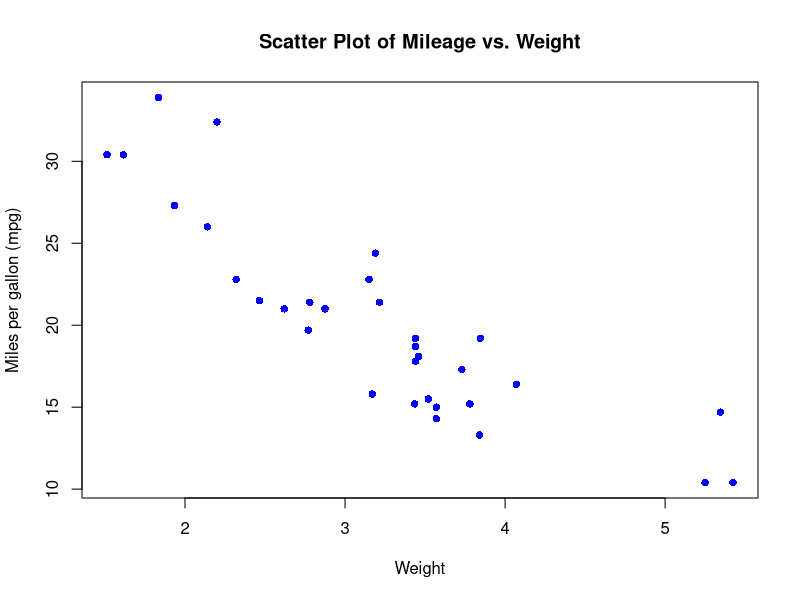
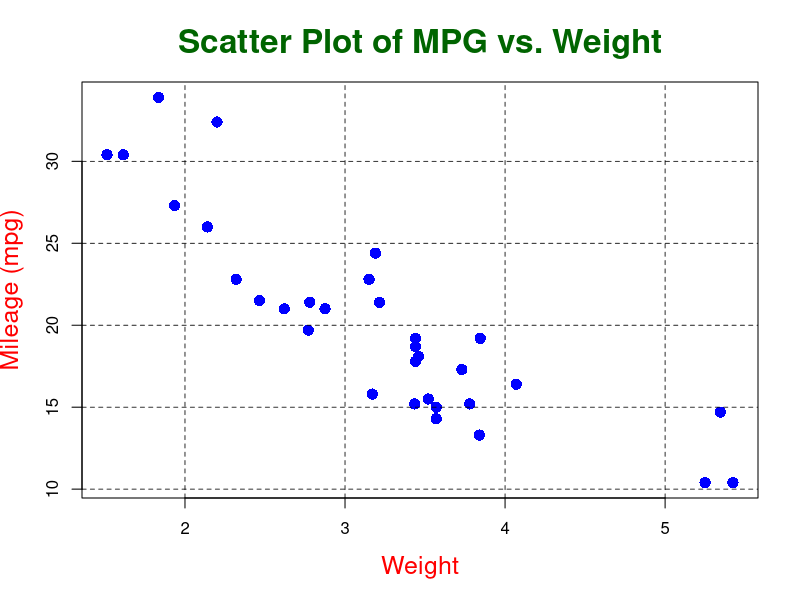
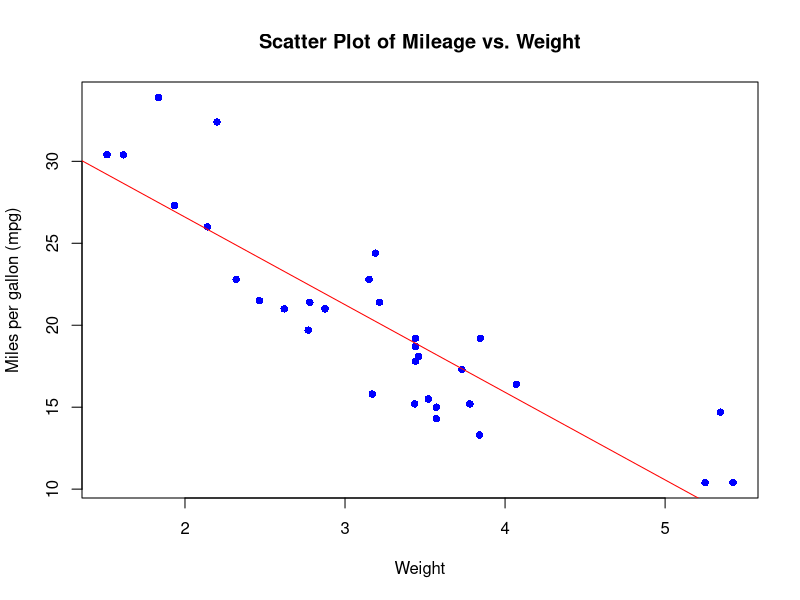
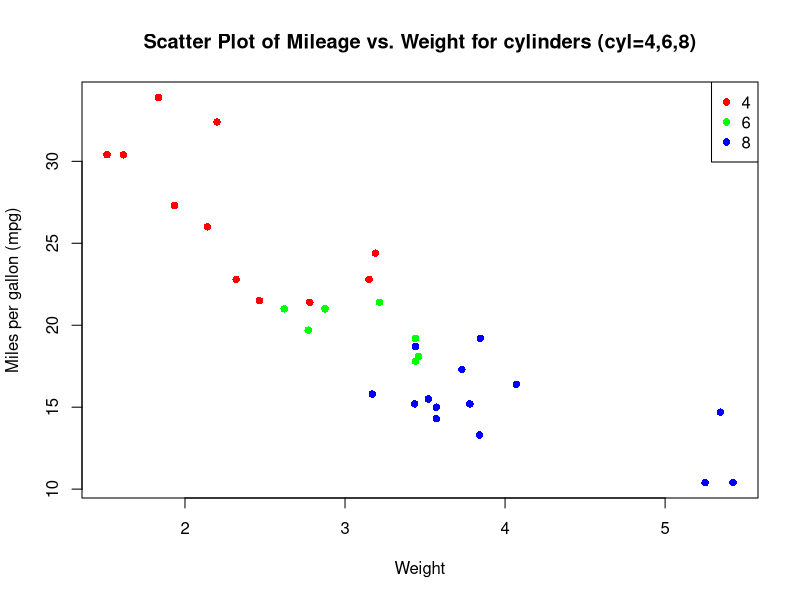
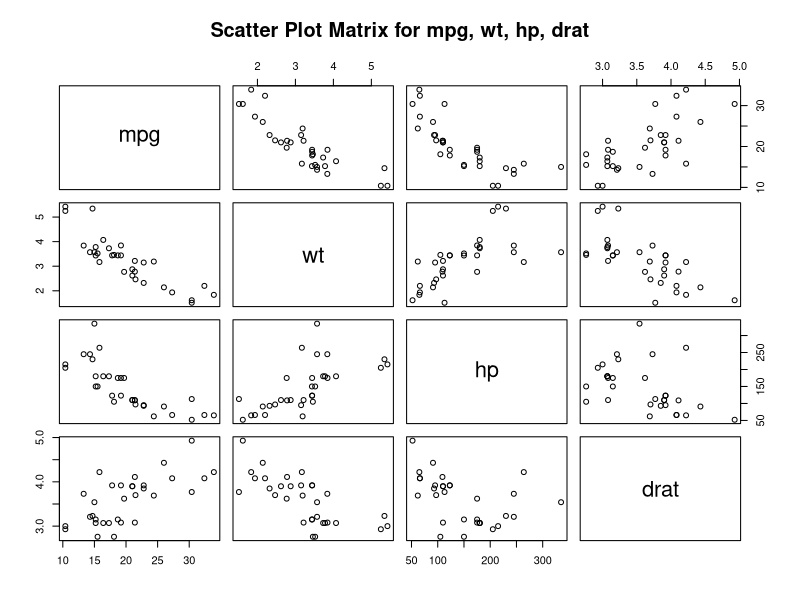
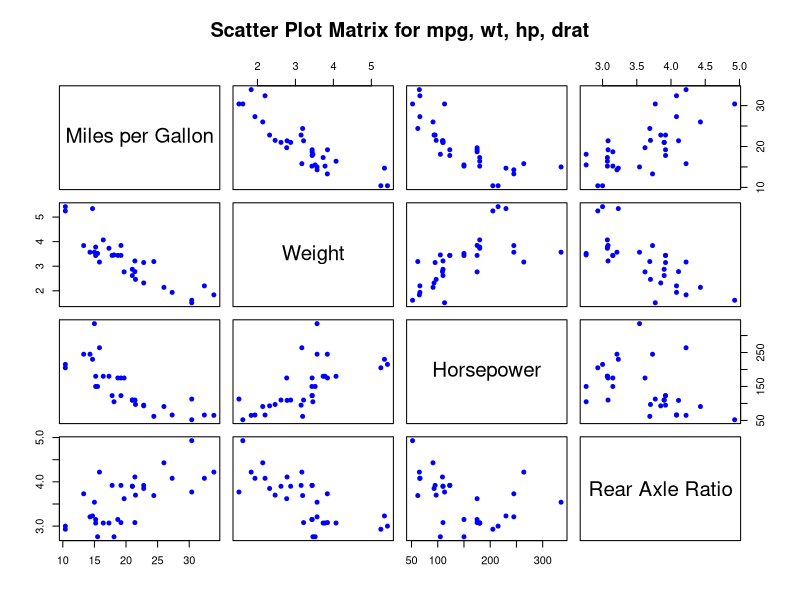
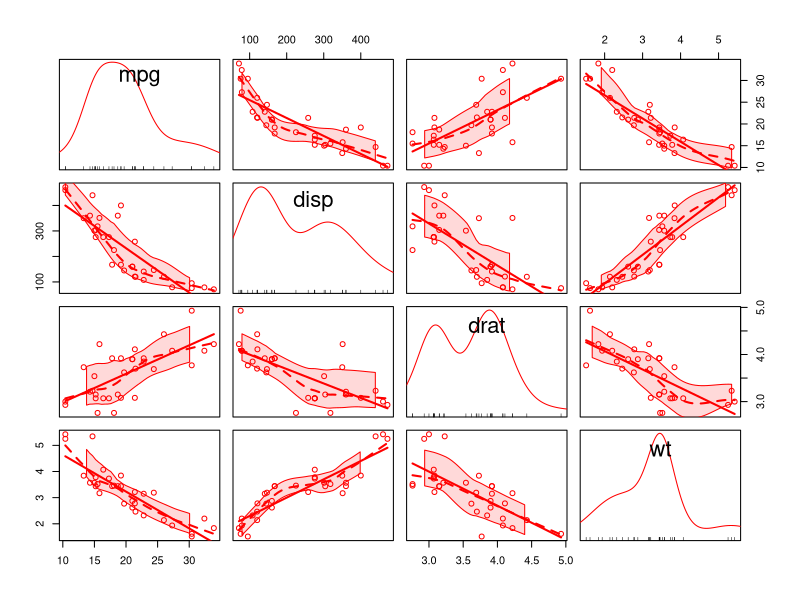
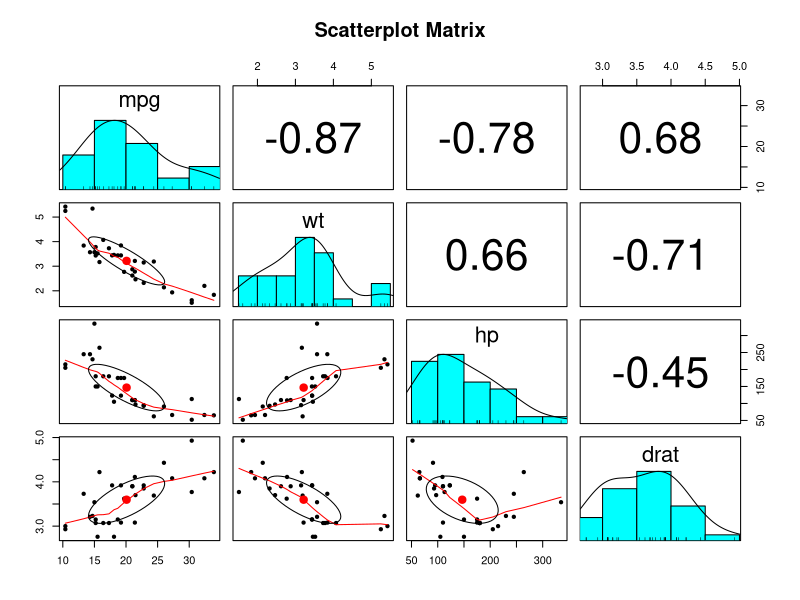

These charts were generated, in order, by the following R code:
## ---- chunk 1
# Load the required libraries, suppressing annoying startup messages
library(dplyr, quietly = TRUE, warn.conflicts = FALSE)
library(tibble, quietly = TRUE, warn.conflicts = FALSE)
library(knitr) # For formatting tables
# Read the mtcars dataset into a tibble called tb
data(mtcars)
tb <- as_tibble(mtcars)
# Convert relevant columns into factor variables
tb$cyl <- as.factor(tb$cyl) # cyl = {4,6,8}, number of cylinders
tb$am <- as.factor(tb$am) # am = {0,1}, 0:automatic, 1: manual transmission
tb$vs <- as.factor(tb$vs) # vs = {0,1}, v-shaped engine, 0:no, 1:yes
tb$gear <- as.factor(tb$gear) # gear = {3,4,5}, number of gears
# Directly access the data columns of tb, without tb$mpg
attach(tb)
## ---- chunk 2
plot(tb$wt, 
     tb$mpg, 
     main = "Scatter Plot of Mileage vs. Weight",
     xlab = "Weight", ylab = "Miles per gallon (mpg)", 
     pch = 16, 
     col="blue")
## ---- chunk 3
# Create the scatterplot
plot(tb$wt, 
     tb$mpg, 
     main = "Scatter Plot of MPG vs. Weight",
     xlab = "Weight", ylab = "Mileage (mpg)", 
     pch = 16, 
     cex = 1.5, 
     col="blue", 
     col.lab="red", 
     cex.lab=1.5,
     col.main="darkgreen", 
     cex.main=2,
     bg = "gray")

# Add a grid
grid(col = "black", 
     lty = "dashed", 
     lwd = 0.8)

## ---- chunk 4
# Create the scatterplot
plot(tb$wt, 
     tb$mpg, 
     main = "Scatter Plot of Mileage vs. Weight",
     xlab = "Weight", ylab = "Miles per gallon (mpg)", 
     pch = 16, 
     col="blue")

# Fit a linear model
fit <- lm(tb$mpg ~ tb$wt)
# Add a regression line
abline(fit, col = "red")
## ---- chunk 5
# Create the scatterplot with points colored by cyl
plot(tb$wt, 
     tb$mpg, 
     main = "Scatter Plot of Mileage vs. Weight for cylinders (cyl=4,6,8)",
     xlab = "Weight", ylab = "Miles per gallon (mpg)", 
     pch = 16, 
     col=c("red","green","blue")[tb$cyl]
     )
# Add a legend
legend("topright", 
       legend = levels(tb$cyl), 
       col = c("red", "green", "blue"), 
       pch = 16)
## ---- chunk 6
# scatter plot matrix for mpg, wt, hp, drat
columns = c("mpg","wt","hp","drat")
pairs(tb[ ,columns],
      main = "Scatter Plot Matrix for mpg, wt, hp, drat"
      )
## ---- chunk 7
# scatter plot matrix for mpg, wt, hp, drat
pairs(tb[,c("mpg","wt","hp","drat")],
      main = "Scatter Plot Matrix for mpg, wt, hp, drat",
      pch = 19,
      labels = c("Miles per Gallon", "Weight", "Horsepower", "Rear Axle Ratio"),
      col = c("blue"),
      cex = 0.8
      )
## ---- chunk 8
# Load the car package
library(car)
# Create a scatterplot matrix using scatterplotMatrix()
scatterplotMatrix(data = tb,
                  ~ mpg + disp +drat +wt, 
                  col = c("red")) 
## ---- chunk 9
# Load the psych package
library(psych)

# Create a scatterplot matrix using pairs.panels()
pairs.panels(tb[,c("mpg","wt","hp","drat")], 
             main = "Scatterplot Matrix")
